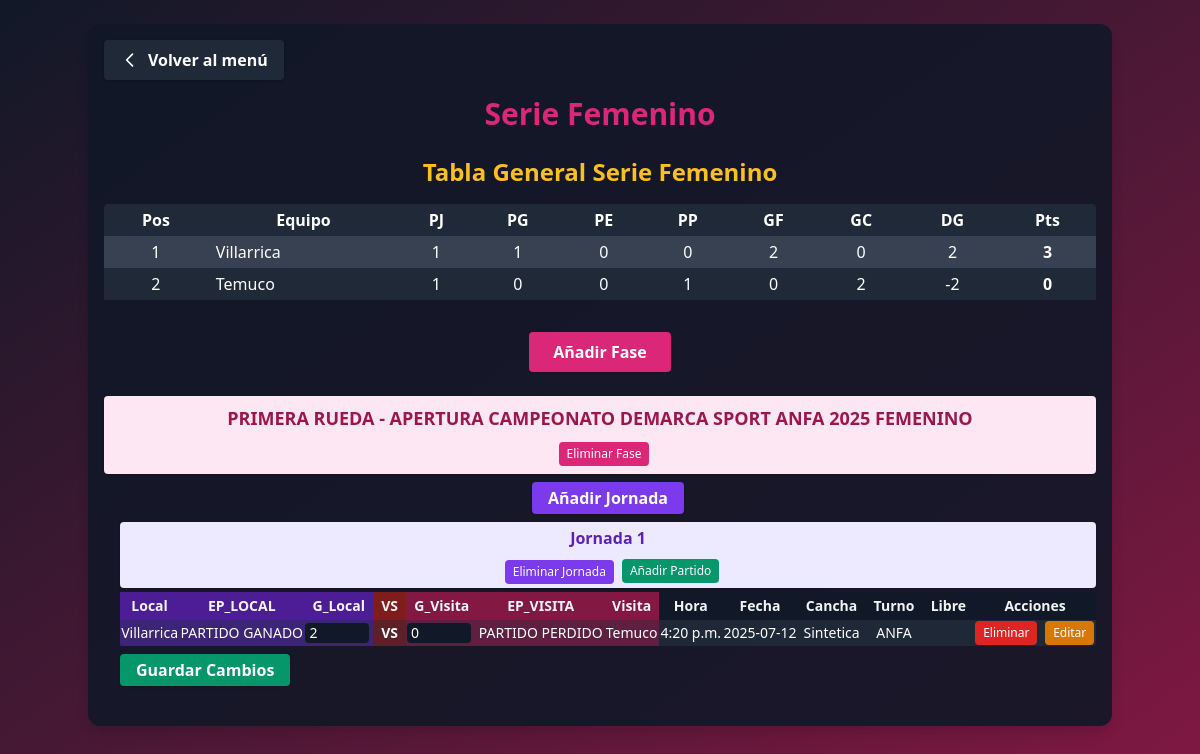
Page /menu/serie_femenino/ on the committed database.
### app_main/models.py (models this page shows, shortened)
class Clubes(models.Model):
    club = models.CharField(max_length=100, unique=True)
    super_seniors = models.BooleanField(default=False)
    seniors = models.BooleanField(default=False)
    honor = models.BooleanField(default=False)
    segunda_honor = models.BooleanField(default=False)
    juveniles = models.BooleanField(default=False)
    primera_infantil = models.BooleanField(default=False)
    segunda_infantil = models.BooleanField(default=False)
    tercera_infantil = models.BooleanField(default=False)
    femenino = models.BooleanField(default=False)
    def __str__(self):
        return self.club

class Fase(models.Model):
    nombre = models.CharField(max_length=100, unique=True)

class Jornada(models.Model):
    fase = models.ForeignKey(Fase, on_delete=models.CASCADE, related_name='jornadas')
    nombre = models.CharField(max_length=100)

class SerieFemenino(models.Model):
    ESTADO_PARTIDO_CHOICES = [
        ('PARTIDO GANADO', 'PARTIDO GANADO'),
        ('PARTIDO EMPATADO', 'PARTIDO EMPATADO'),
        ('PARTIDO PERDIDO', 'PARTIDO PERDIDO'),
    ]
    jornada = models.ForeignKey(Jornada, on_delete=models.CASCADE, related_name='partidos_femenino')
    equipo_local = models.ForeignKey('Clubes', on_delete=models.CASCADE, related_name='partidos_local_femenino')
    estado_partido_local = models.CharField(max_length=50, choices=ESTADO_PARTIDO_CHOICES)
    goles_local = models.PositiveSmallIntegerField()
    goles_visita = models.PositiveSmallIntegerField()
    estado_partido_visita = models.CharField(max_length=50, choices=ESTADO_PARTIDO_CHOICES)
    equipo_visita = models.ForeignKey('Clubes', on_delete=models.CASCADE, related_name='partidos_visita_femenino')
    horario = models.TimeField(null=True, blank=True)
    fecha = models.DateField(null=True, blank=True)
    cancha = models.CharField(max_length=100, blank=True, default="")
    turno = models.CharField(max_length=50)
    libre = models.CharField(max_length=100, blank=True, default="")

### app_main/views.py (the view, shortened to what this page needs)
# urls.py: path('serie_femenino/', views.serie_femenino, name='serie_femenino'),
def serie_femenino(request):
    fases = Fase.objects.prefetch_related('jornadas__partidos_femenino')
    clubes = Clubes.objects.all()
    jornadas = Jornada.objects.all()
    tablero_general = calcular_tablero_general_femenino()
    return render(request, 'serie_femenino.html', {
        'fases': fases,
        'clubes': clubes,
        'jornadas': jornadas,
        'estado_choices': SerieFemenino.ESTADO_PARTIDO_CHOICES,
        'tablero_general': tablero_general,
    })

### app_main/templates/serie_femenino.html (shortened to what this page needs)
<!DOCTYPE html>
<html>
<head>
    <link href="https://cdn.jsdelivr.net/npm/tailwindcss@2.2.19/dist/tailwind.min.css" rel="stylesheet"/>
</head>
<body class="bg-gradient-to-br from-gray-900 to-pink-900 min-h-screen text-gray-100">
    <div class="container mx-auto p-4 bg-gray-900 bg-opacity-90 rounded-xl shadow-lg mt-6">
        <div class="flex items-center mb-4">
            <a href="{% url 'menu' %}" class="bg-gray-800 hover:bg-gray-700 text-white font-bold py-2 px-4 rounded shadow transition flex items-center">
                <svg class="w-5 h-5 mr-2" fill="none" stroke="currentColor" stroke-width="2" viewBox="0 0 24 24">
                    <path stroke-linecap="round" stroke-linejoin="round" d="M15 19l-7-7 7-7" />
                </svg>
                Volver al menú
            </a>
        </div>
        <h1 class="text-3xl font-extrabold text-pink-600 mb-6 text-center drop-shadow">Serie Femenino</h1>
        <h2 class="text-2xl font-bold text-center text-yellow-400 mb-4">Tabla General Serie Femenino</h2>
        <div class="w-full mb-8">
            <div class="overflow-x-auto">
                <table class="min-w-full bg-gray-800 text-white rounded">
                    <thead>
                        <tr>
                            <th class="px-2 py-1">Pos</th>
                            <th class="px-2 py-1">Equipo</th>
                            <th class="px-2 py-1">PJ</th>
                            <th class="px-2 py-1">PG</th>
                            <th class="px-2 py-1">PE</th>
                            <th class="px-2 py-1">PP</th>
                            <th class="px-2 py-1">GF</th>
                            <th class="px-2 py-1">GC</th>
                            <th class="px-2 py-1">DG</th>
                            <th class="px-2 py-1">Pts</th>
                        </tr>
                    </thead>
                    <tbody>
                        {% for row in tablero_general %}
                        <tr class="{% cycle 'bg-gray-700' 'bg-gray-800' %}">
                            <td class="px-2 py-1 text-center">{{ forloop.counter }}</td>
                            <td class="px-2 py-1">{{ row.equipo }}</td>
                            <td class="px-2 py-1 text-center">{{ row.PJ }}</td>
                            <td class="px-2 py-1 text-center">{{ row.PG }}</td>
                            <td class="px-2 py-1 text-center">{{ row.PE }}</td>
                            <td class="px-2 py-1 text-center">{{ row.PP }}</td>
                            <td class="px-2 py-1 text-center">{{ row.GF }}</td>
                            <td class="px-2 py-1 text-center">{{ row.GC }}</td>
                            <td class="px-2 py-1 text-center">{{ row.DG }}</td>
                            <td class="px-2 py-1 text-center font-bold">{{ row.Pts }}</td>
                        </tr>
                        {% endfor %}
                    </tbody>
                </table>
            </div>
        </div>
        <form method="post" class="mb-6 flex justify-center">
            <button type="submit" name="add_fase" value="1" class="bg-pink-600 hover:bg-pink-700 text-white font-bold py-2 px-6 rounded shadow transition">Añadir Fase</button>
        </form>
        {% for fase in fases %}
            <div class="bg-pink-100 text-pink-800 font-bold rounded px-4 py-2 flex flex-col items-center justify-center mb-2 shadow">
                <span class="text-lg text-center w-full">{{ fase.nombre }}</span>
                <div class="flex items-center justify-center mt-2">
                    <form method="post" style="display:inline;">
                        <button type="submit" name="delete_fase" value="{{ fase.id }}" class="ml-2 bg-pink-600 hover:bg-pink-700 text-white rounded px-2 py-1 text-xs" onclick="return confirm('¿Eliminar esta fase y todas sus jornadas y partidos?')">
                            Eliminar Fase
                        </button>
                    </form>
                </div>
            </div>
            <div class="ml-4 mb-6">
                <form method="post" class="mb-2 flex items-center gap-2 justify-center">
                    <button type="submit" name="add_jornada" value="1" class="bg-purple-600 hover:bg-purple-700 text-white font-bold py-1 px-4 rounded shadow transition">Añadir Jornada</button>
                </form>
                {% for jornada in fase.jornadas.all %}
                    <div class="bg-purple-100 text-purple-800 font-semibold rounded px-3 py-1 flex flex-col items-center justify-center mb-1 shadow">
                        <span class="text-base text-center w-full">{{ jornada.nombre }}</span>
                        <div class="flex items-center justify-center mt-2">
                            <form method="post" style="display:inline;">
                                <button type="submit" name="delete_jornada" value="{{ jornada.id }}" class="ml-2 bg-purple-600 hover:bg-purple-700 text-white rounded px-2 py-1 text-xs" onclick="return confirm('¿Eliminar esta jornada y todos sus partidos?')">
                                    Eliminar Jornada
                                </button>
                            </form>
                            <button type="button" onclick="openModal('{{ jornada.id }}')" class="ml-2 bg-green-600 hover:bg-green-700 text-white rounded px-2 py-1 text-xs">Añadir Partido</button>
                        </div>
                    </div>
                    <form method="post" class="mb-4">
                        <div class="overflow-x-auto">
                        <table class="min-w-full text-xs md:text-sm bg-gray-800 rounded shadow">
                            <thead>
                                <tr>
                                    <th class="px-2 py-1 bg-purple-900">Local</th>
                                    <th class="px-2 py-1 bg-purple-900">EP_LOCAL</th>
                                    <th class="px-2 py-1 bg-purple-900">G_Local</th>
                                    <th class="px-2 py-1 bg-red-900">VS</th>
                                    <th class="px-2 py-1 bg-pink-900">G_Visita</th>
                                    <th class="px-2 py-1 bg-pink-900">EP_VISITA</th>
                                    <th class="px-2 py-1 bg-pink-900">Visita</th>
                                    <th class="px-2 py-1 bg-gray-900">Hora</th>
                                    <th class="px-2 py-1 bg-gray-900">Fecha</th>
                                    <th class="px-2 py-1 bg-gray-900">Cancha</th>
                                    <th class="px-2 py-1 bg-gray-900">Turno</th>
                                    <th class="px-2 py-1 bg-gray-900">Libre</th>
                                    <th class="px-2 py-1 bg-gray-900">Acciones</th>
                                </tr>
                            </thead>
                            <tbody>
                                {% for sh in jornada.partidos_femenino.all %}
                                <tr>
                                    <td class="text-center text-white bg-purple-800 bg-opacity-50">{{ sh.equipo_local.club }}</td>
                                    <td class="text-center text-white bg-purple-800 bg-opacity-50">{{ sh.estado_partido_local }}</td>
                                    <td class="bg-purple-800 bg-opacity-50">
                                        <input type="number" name="goles_local_{{ sh.id }}" value="{{ sh.goles_local }}" min="0" class="bg-gray-900 text-white rounded w-16 px-1">
                                    </td>
                                    <td class="text-center text-white bg-red-800 bg-opacity-50 font-bold">VS</td>
                                    <td class="bg-pink-800 bg-opacity-50">
                                        <input type="number" name="goles_visita_{{ sh.id }}" value="{{ sh.goles_visita }}" min="0" class="bg-gray-900 text-white rounded w-16 px-1">
                                    </td>
                                    <td class="text-center text-white bg-pink-800 bg-opacity-50">{{ sh.estado_partido_visita }}</td>
                                    <td class="text-center text-white bg-pink-800 bg-opacity-50">{{ sh.equipo_visita.club }}</td>
                                    <td class="text-center text-white bg-gray-800 bg-opacity-50">{{ sh.horario }}</td>
                                    <td class="text-center text-white bg-gray-800 bg-opacity-50">{{ sh.fecha|date:'Y-m-d' }}</td>
                                    <td class="text-center text-white bg-gray-800 bg-opacity-50">{{ sh.cancha }}</td>
                                    <td class="text-center text-white bg-gray-800 bg-opacity-50">{{ sh.turno }}</td>
                                    <td class="text-center text-white bg-gray-800 bg-opacity-50">{{ sh.libre }}</td>
                                    <td class="bg-gray-800 bg-opacity-50">
                                        <button type="submit" name="delete_row" value="{{ sh.id }}" class="bg-red-600 hover:bg-red-700 text-white rounded px-2 py-1 text-xs" onclick="return confirm('¿Eliminar este partido?')">Eliminar</button>
                                        <button type="button" onclick="openEditModal('{{ sh.id }}', '{{ sh.equipo_local.id }}', '{{ sh.equipo_visita.id }}', '{{ sh.horario|time:'H:i' }}', '{{ sh.fecha|date:'Y-m-d' }}', '{{ sh.cancha }}', '{{ sh.turno }}', '{{ sh.libre }}')" class="bg-yellow-600 hover:bg-yellow-700 text-white rounded px-2 py-1 text-xs ml-1">Editar</button>
                                    </td>
                                </tr>
                                {% empty %}
                                <tr><td colspan="12" class="text-center text-gray-400">No hay partidos en esta jornada.</td></tr>
                                {% endfor %}
                            </tbody>
                        </table>
                        </div>
                        <button type="submit" class="mt-2 bg-green-600 hover:bg-green-700 text-white font-bold py-1 px-4 rounded shadow transition">Guardar Cambios</button>
                    </form>
                {% empty %}
                    <div class="text-gray-400 mb-4 text-center">No hay jornadas en esta fase.</div>
                {% endfor %}
            </div>
        {% empty %}
            <div class="text-gray-400 text-center">No hay fases creadas.</div>
        {% endfor %}
    </div>
</body>
</html>

### rows in the picture
Clubes: equipo "Villarrica", PJ "1", PG "1", PE "0", PP "0", GF "2", GC "0", DG "2", Pts "3"
Clubes: equipo "Temuco", PJ "1", PG "0", PE "0", PP "1", GF "0", GC "2", DG "-2", Pts "0"
Fase: nombre "PRIMERA RUEDA - APERTURA CAMPEONATO DEMARCA SPORT ANFA 2025 FEMENINO", {{ fase.id }} 17 (drawn)
Jornada: nombre "Jornada 1", {{ jornada.id }} 13 (drawn)
SerieFemenino: equipo_local.club "Villarrica", estado_partido_local "PARTIDO GANADO", goles_local "2", goles_visita "0", estado_partido_visita "PARTIDO PERDIDO", equipo_visita.club "Temuco", horario "4:20 p.m.", fecha "2025-07-12", cancha "Sintetica", turno "ANFA", {{ sh.id }} 1 (drawn)
